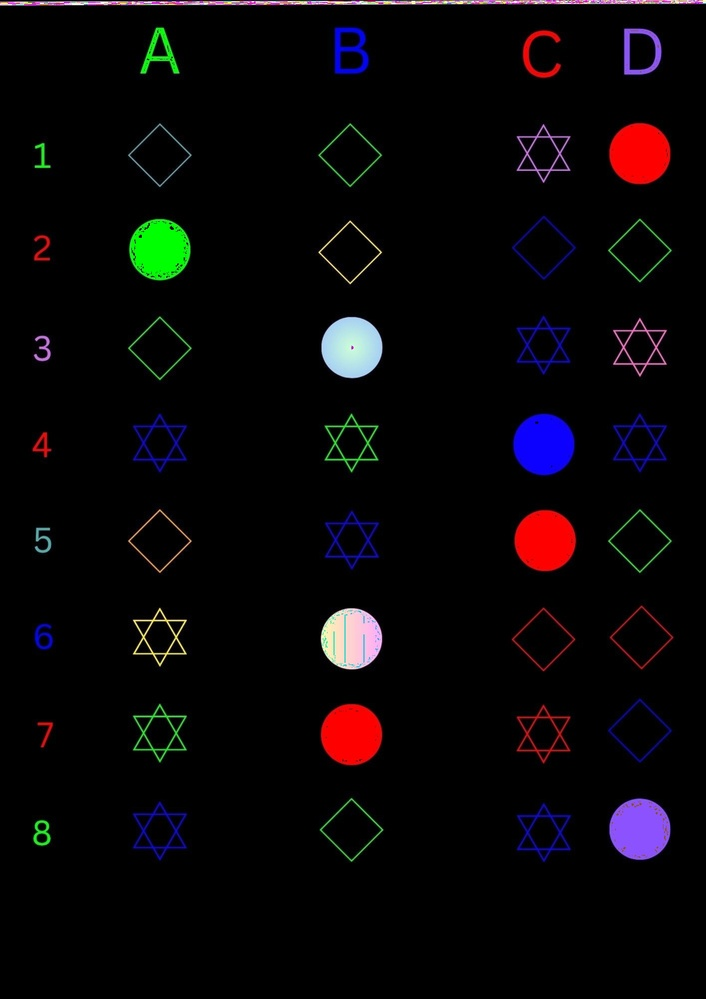
#> input picture testcase1/combine1.jpg, 706 x 999 px, shrunk from 1414 x 2000 before the run
$ python getQueAns.py
#> lines starting #> are read from the running program, lines starting #| are printed output that depends on the picture; after the words box and inside, x2 and y2 are one past the last pixel; in counts of white or black regions, pixels touching at a corner belong together
import numpy as np
import cv2

#get combined image
img=cv2.imread('combine1.jpg')
#> img is the input picture: shape (999, 706, 3); mean B, G, R 7.9, 5.9, 8.7

#convert to grayscale
gray=cv2.cvtColor(img,cv2.COLOR_BGR2GRAY)
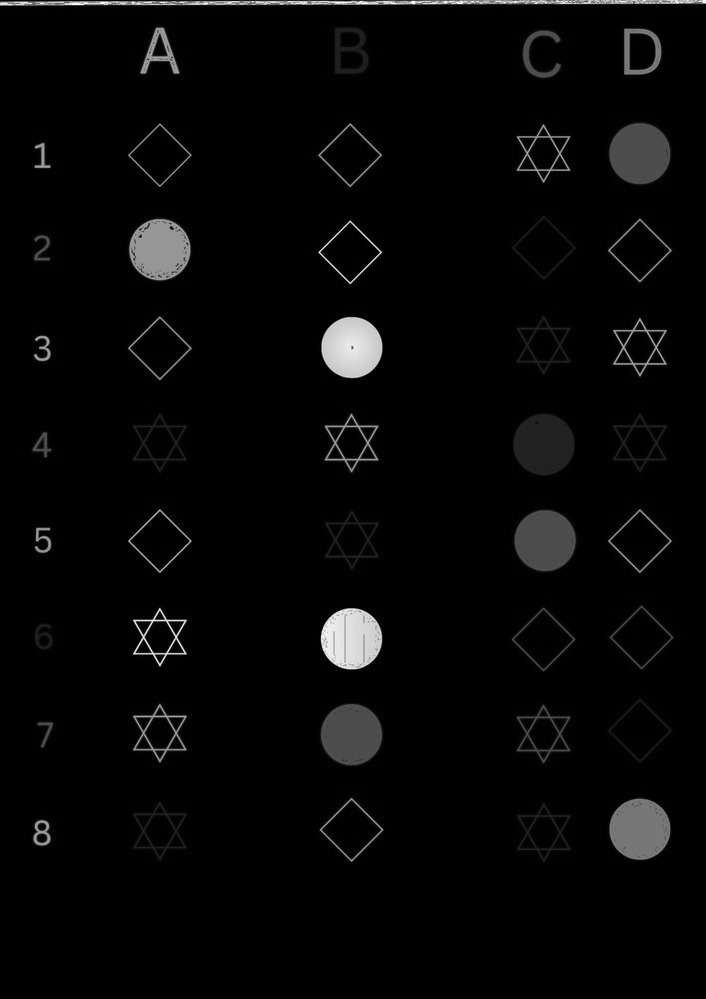
#> gray: shape (999, 706); min 0, max 254, mean 7
cv2.imwrite('gray.jpg', gray)

#convert to black and white
ret,thresh = cv2.threshold(gray,0,255,cv2.THRESH_BINARY)
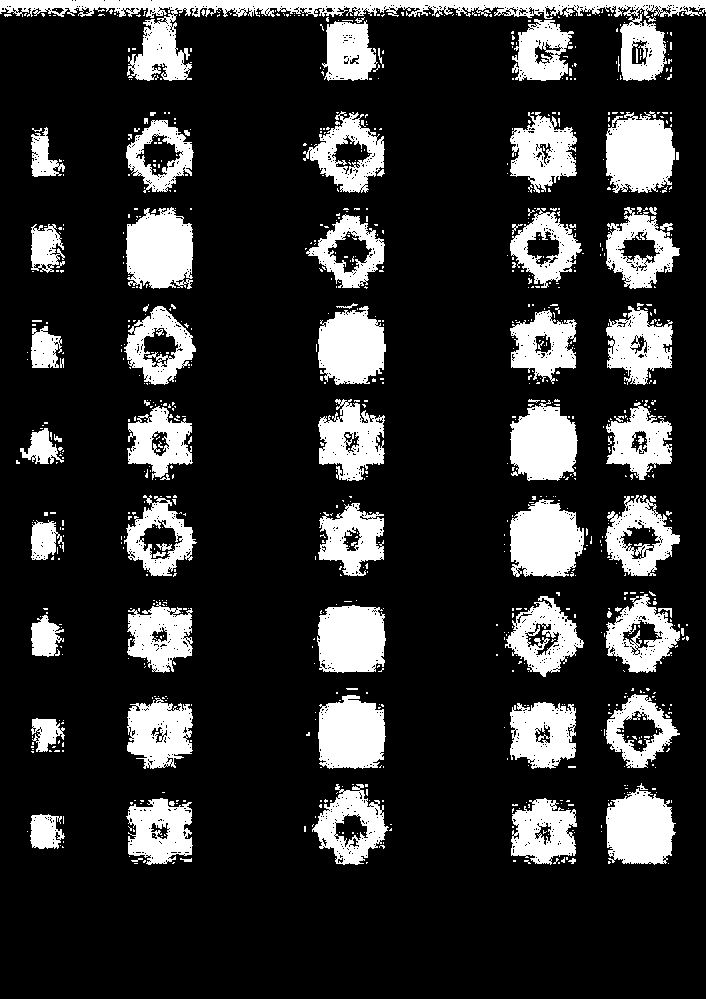
#> thresh: shape (999, 706); 18.8% white; 923 white regions (841 under 20 px), largest, box (x1, y1, x2, y2) and area: (0, 0, 706, 81) 12836, (606, 111, 675, 193) 4455, (510, 499, 584, 577) 4451
cv2.imwrite('blackwhite.jpg',thresh)

#erosion
kernel = np.ones((5, 5), np.uint8)
eroded = cv2.erode(thresh, kernel, iterations=12)
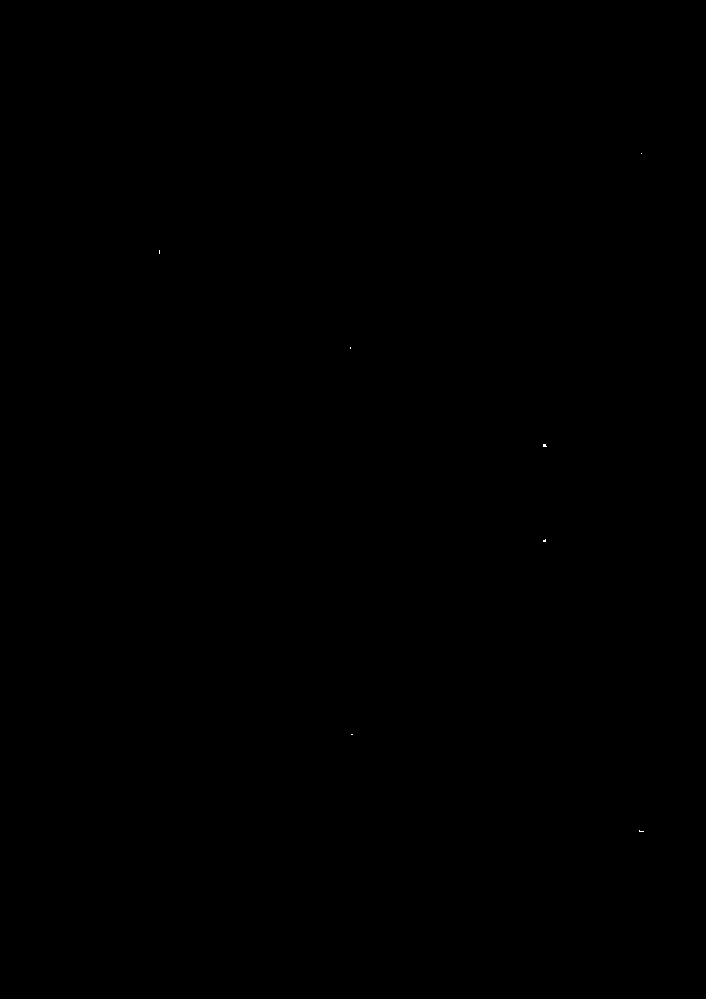
#> eroded: shape (999, 706); 0% white in thin lines or dots, all inside (x1, y1, x2, y2) = (159, 153, 644, 832)
cv2.imwrite('eroded.jpg', eroded)

height, width = eroded.shape[:2]
#> height = 999; width = 706
h=int(height/10)
#> h = 99
w=int(width/7)
#> w = 100
#print (h)
#print(w)

#get coords when white pixels encountered then skip rows and columns
coords=[]
y=0
que=0
while y<height:
    for x in range(width):
        if eroded[y,x]>0:
            que+=1
            coords.append((x,y,que))
            if y+h>=height or x+w>=width:
                if y+h>=height:
                    x+=w
                if x+w>=width:
                    y+=h
            else:
                x+=w
                y+=h
        x+=1
    y+=1
#> after the loop, que = 4; x = 706; y = 999

#print(coords)


# assign que and ans
def queans(coord):
    x,y,q=coord

    match x:
        case x if x in range(1*w, 2*w):
            a="A"
        case x if x in range(3*w, 4*w):
            a="B"
        case x if x in range(5*w, 6*w):
            a="C"
        case x if x in range(6*w, 7*w):
            a="D"
        case _:
            a=None


    return (q,a)

#print que and ans
qa=[]
for k in coords:
    qa.append(queans(k))
#> after the loop, qa = [(1, 'D'), (2, 'A'), (3, 'C'), (4, 'B')]

print (qa)
#| [(1, 'D'), (2, 'A'), (3, 'C'), (4, 'B')]

cv2.waitKey(0)
cv2.destroyAllWindows()

$ run again, with testcase1/Bhaskar.jpg copied over testcase1/combine1.jpg
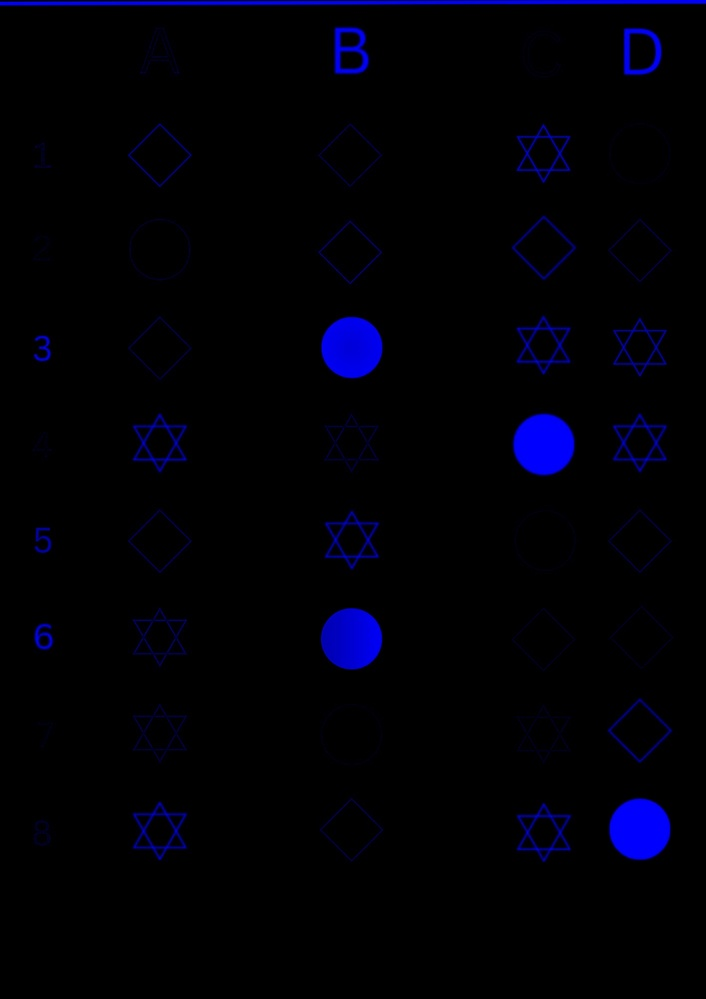
#> input picture testcase1/Bhaskar.jpg, 706 x 999 px, shrunk from 1414 x 2000 before the run
#> img is the input picture: shape (999, 706, 3); mean B, G, R 7.6, 0.2, 0.2
#> `gray=cv2.cvtColor(img,cv2.COLOR_BGR2GRAY)`:
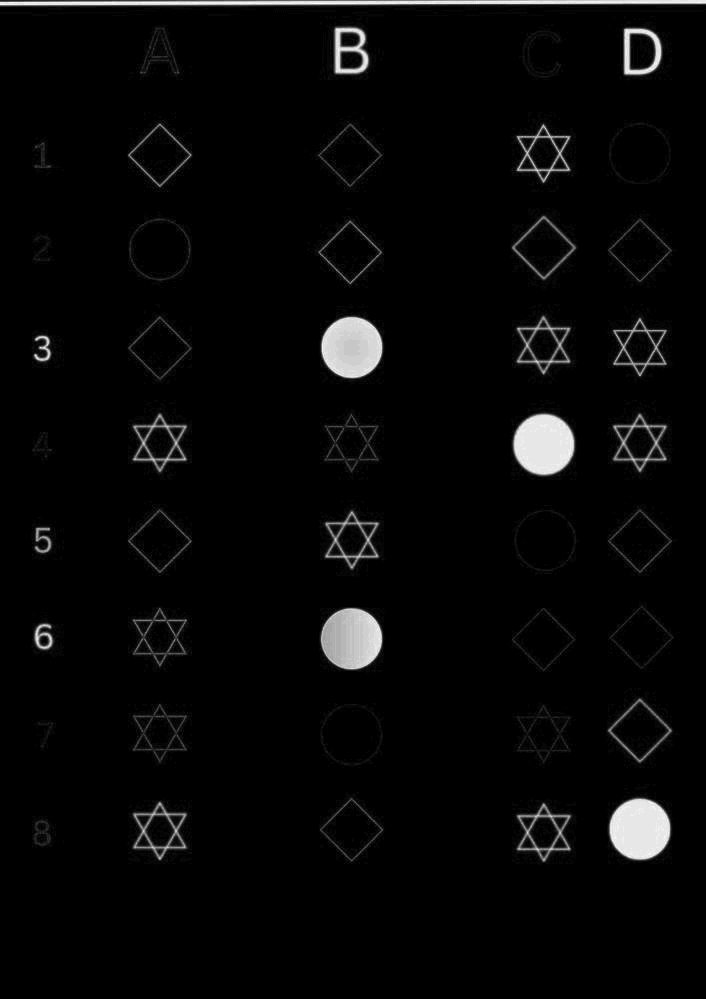
#> gray: shape (999, 706); min 0, max 32, mean 1; drawn with min black and max white
#> `ret,thresh = cv2.threshold(gray,0,255,cv2.THRESH_BINARY)`:
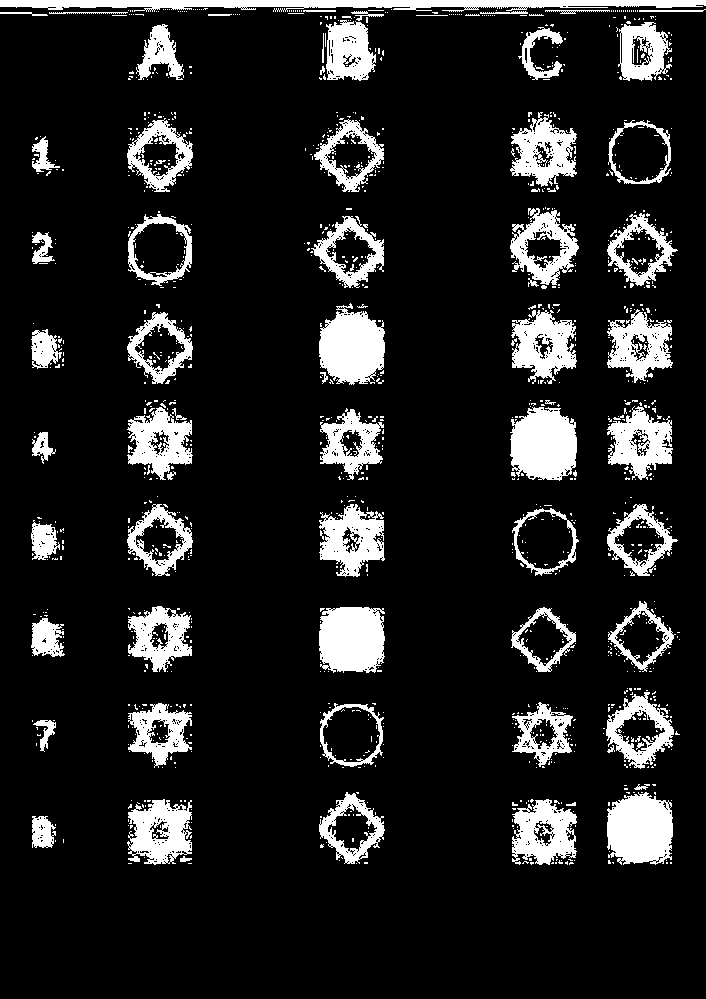
#> thresh: shape (999, 706); 13.1% white; 1131 white regions (1054 under 20 px), largest, box (x1, y1, x2, y2) and area: (0, 0, 706, 12) 5464, (510, 407, 577, 481) 3975, (607, 792, 673, 865) 3937
#> eroded: shape (999, 706); 0% white in thin lines or dots, all inside (x1, y1, x2, y2) = (640, 831, 641, 832)
#| [(1, 'D')]

$ run again, with testcase1/Chintan.jpg copied over testcase1/combine1.jpg
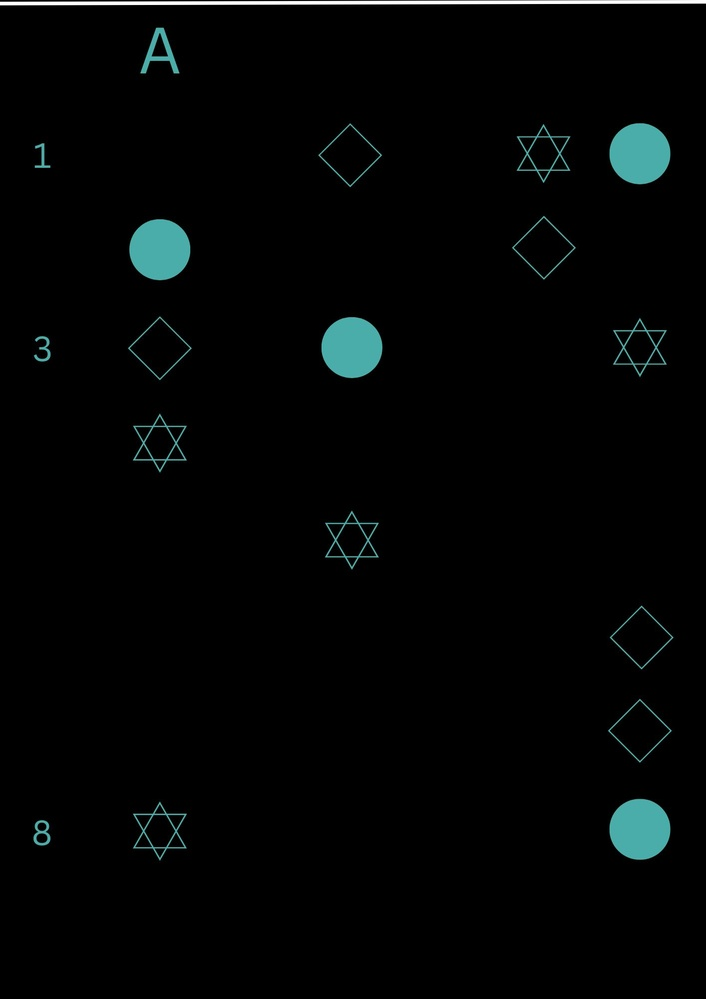
#> input picture testcase1/Chintan.jpg, 706 x 999 px, shrunk from 1414 x 2000 before the run
#> img is the input picture: shape (999, 706, 3); mean B, G, R 4.9, 4.9, 2.9
#> `ret,thresh = cv2.threshold(gray,0,255,cv2.THRESH_BINARY)`:
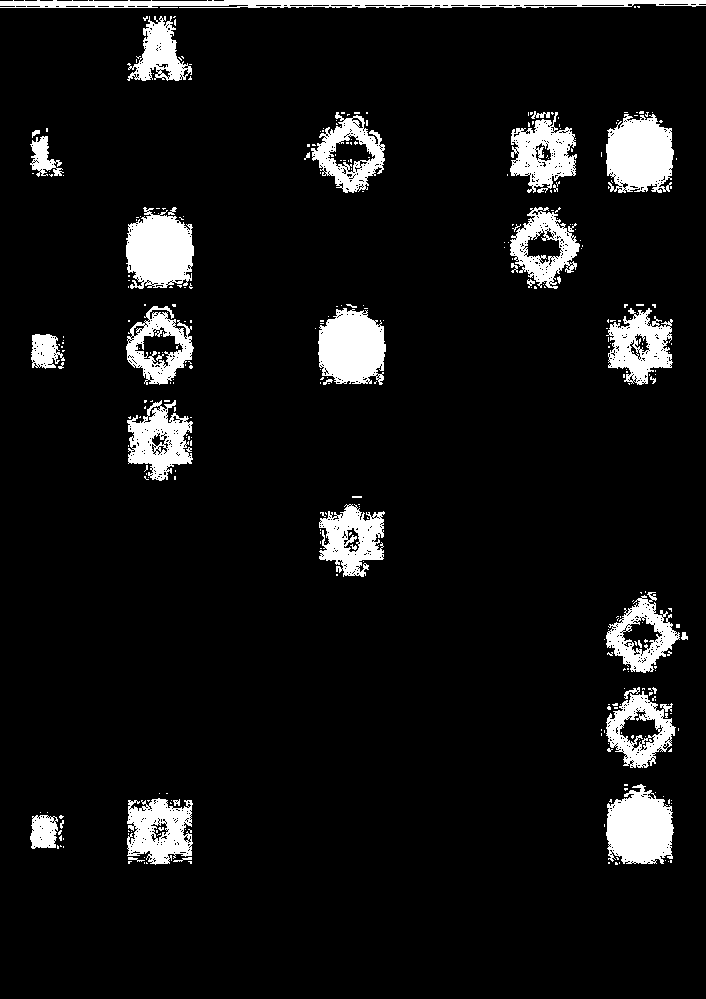
#> thresh: shape (999, 706); 7.7% white; 332 white regions (291 under 20 px), largest, box (x1, y1, x2, y2) and area: (0, 0, 706, 8) 4395, (606, 114, 674, 193) 4210, (126, 207, 194, 289) 4155
#> eroded: shape (999, 706); every value is 0

$ run again, with testcase1/Ganshyam.jpg copied over testcase1/combine1.jpg
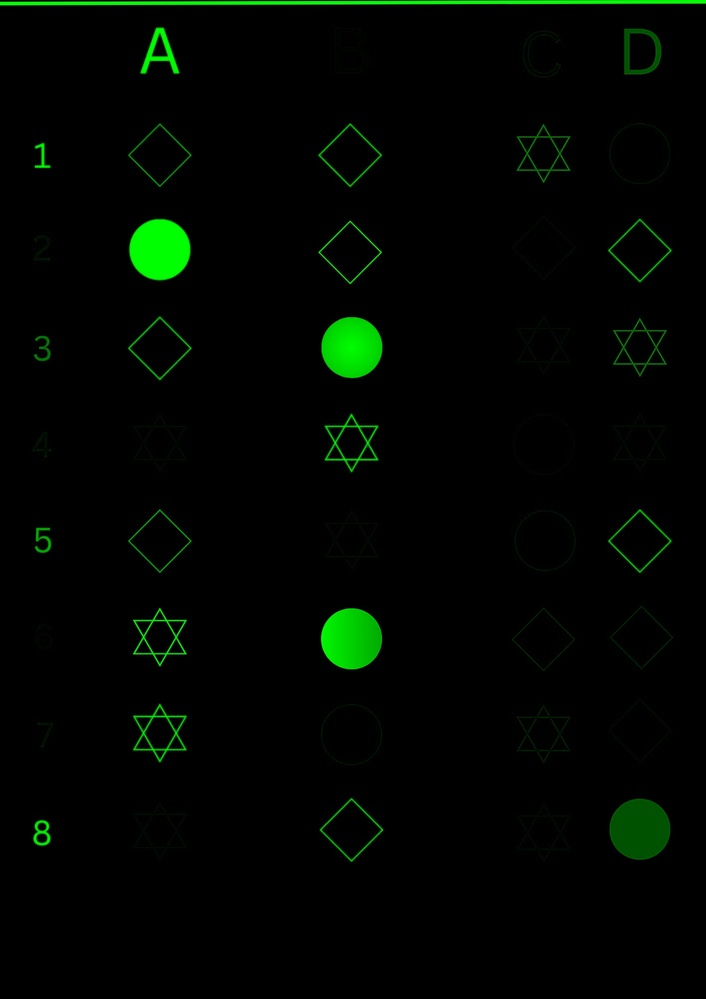
#> input picture testcase1/Ganshyam.jpg, 706 x 999 px, shrunk from 1414 x 2000 before the run
#> img is the input picture: shape (999, 706, 3); mean B, G, R 0.7, 6, 0.7
#> `gray=cv2.cvtColor(img,cv2.COLOR_BGR2GRAY)`:
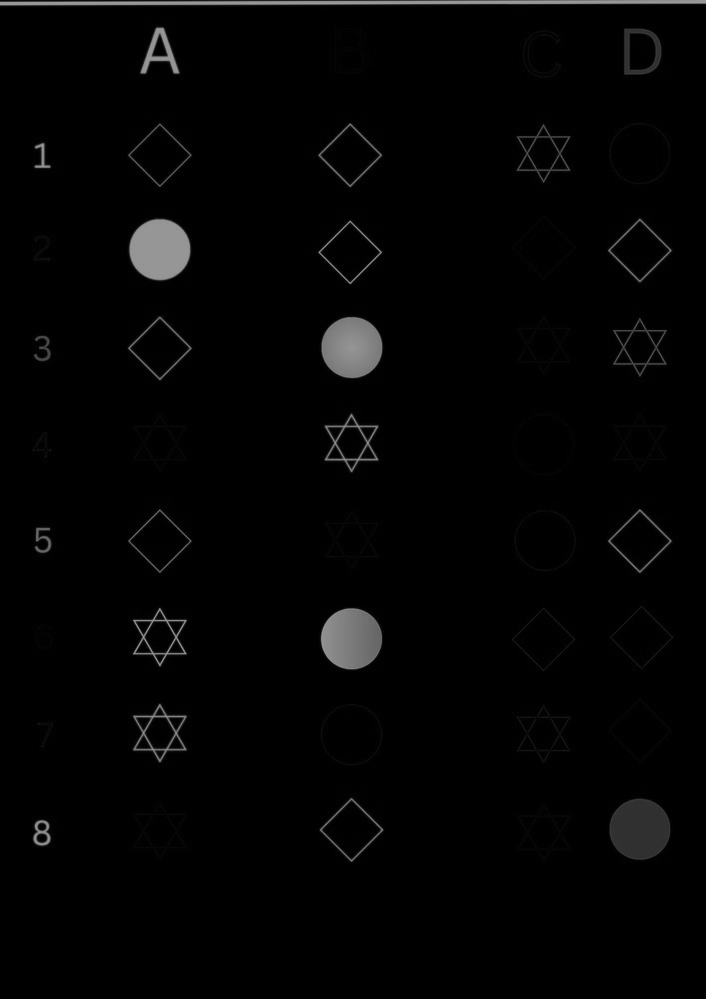
#> gray: shape (999, 706); min 0, max 158, mean 3.8
#> `ret,thresh = cv2.threshold(gray,0,255,cv2.THRESH_BINARY)`:
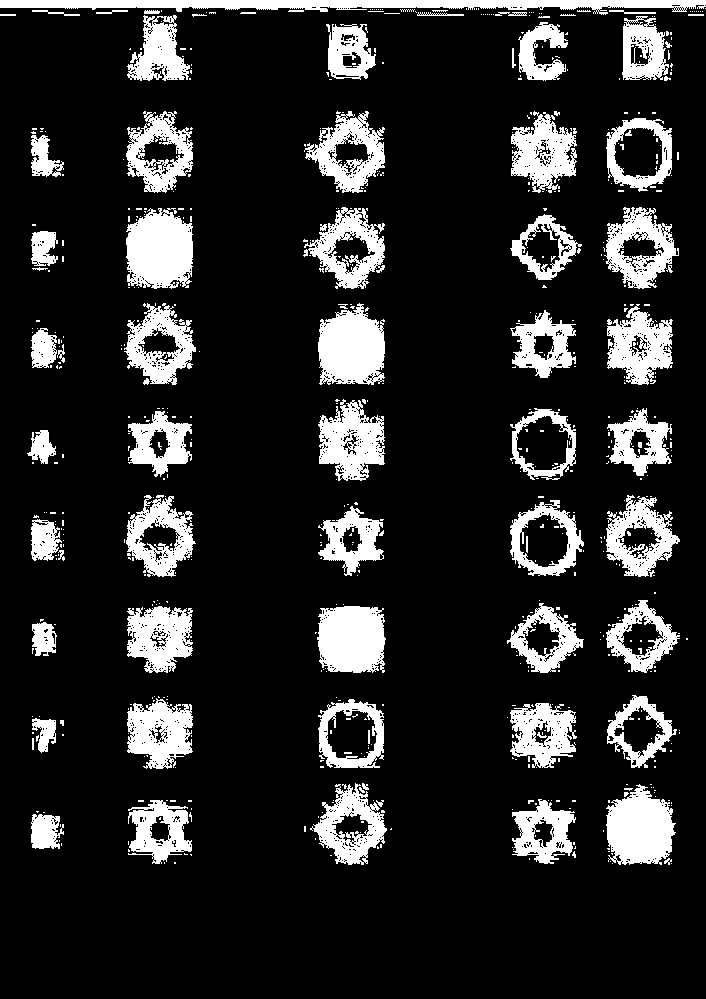
#> thresh: shape (999, 706); 15.6% white; 642 white regions (558 under 20 px), largest, box (x1, y1, x2, y2) and area: (0, 0, 706, 15) 5925, (126, 208, 193, 289) 4390, (318, 303, 385, 385) 4227
#> eroded: shape (999, 706); 0% white in thin lines or dots, all inside (x1, y1, x2, y2) = (161, 248, 641, 831)
#| [(1, 'A'), (2, 'D')]
